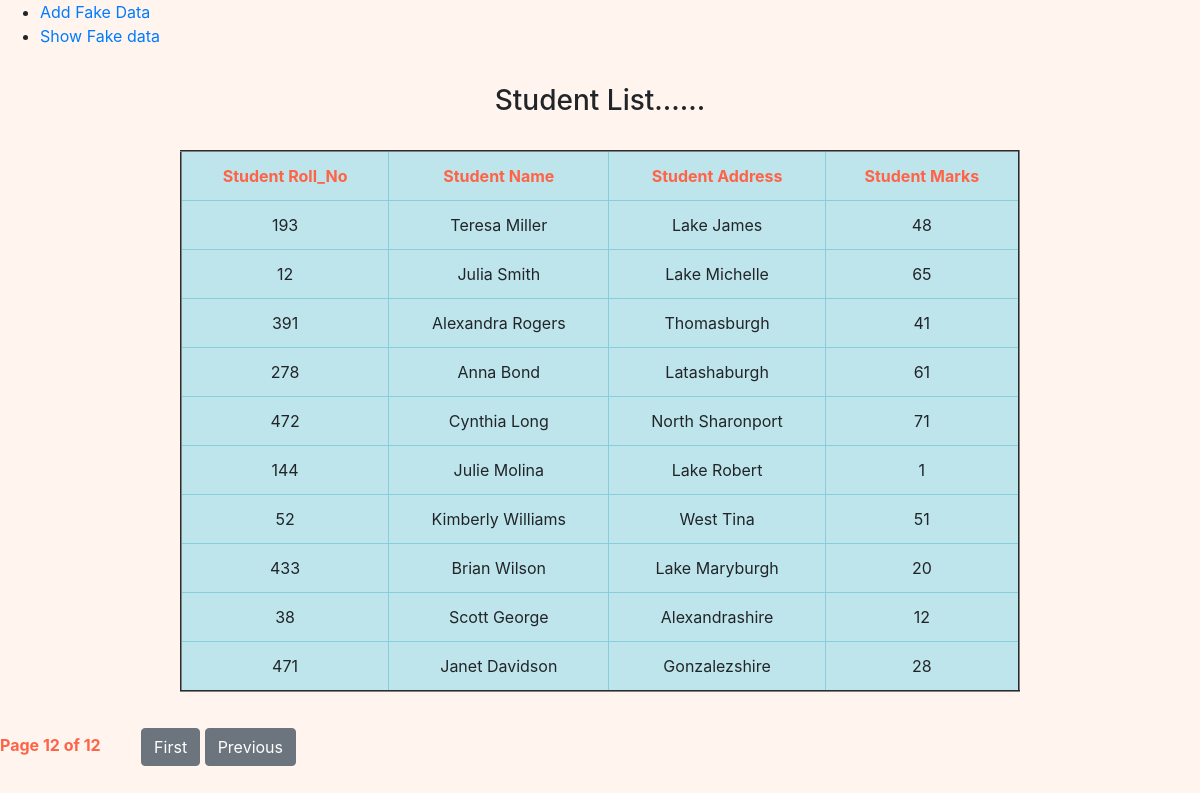
Screenshot of /pagination/?page=12 with the database file from the repository.
### firstapp/models.py (models this page shows)
class Student(models.Model):
    rollno=models.IntegerField()
    name=models.CharField(max_length=100)
    address=models.CharField(max_length=100)
    marks=models.IntegerField()

### firstapp/views.py (the view)
# urls.py: path('pagination/',Paginationshowview,name='pagination')
def Paginationshowview(request):
    stu=Student.objects.all()
    paginator=Paginator(stu,10)
    page_no=request.GET.get('page',1)
    obj=paginator.get_page(page_no)
    template_name='firstapp/pagination.html'
    context={'obj':obj}
    return render(request,template_name,context)

### templates/firstapp/pagination.html (shortened to what this page needs)
{% extends 'firstapp/base.html' %}
{% block content %}
<div style="width: 70%; margin: 3% 15%;">
    <h3 style="text-align: center;">Student List......</h3><br>
    <table border="2px" class="table table-info">
        <tr style="text-align: center;color:tomato;">
            <th>Student Roll_No</th>
            <th>Student Name</th>
            <th>Student Address</th>
            <th>Student Marks</th>
        </tr>
        {% for i in obj %}
            <tr style="text-align: center;">
                <td>{{i.rollno}}</td>
                <td>{{i.name}}</td>
                <td>{{i.address}}</td>
                <td>{{i.marks}}</td>
            </tr>
        {% endfor %}
    </table>
</div>
<div class="pagination">
    <div class="step-links">
        <span class="current" style="color:tomato;">
            <b>Page {{obj.number}} of {{obj.paginator.num_pages}}</b>
        </span>&nbsp;&nbsp;&nbsp;&nbsp;&nbsp;&nbsp;&nbsp;
            <span>
            {% if obj.has_previous %}
                <a href="{% url 'pagination' %}?page=1"><button class="btn btn-secondary">First</button></a>
                <a href="{% url 'pagination' %}?page={{obj.previous_page_number}}"><button class="btn btn-secondary">Previous</button></a>
            {% endif %}
            </span>
    </div>
</div><br><br><br>
{% endblock %}

### rows the page displays
Student: rollno "193", name "Teresa Miller", address "Lake James", marks "48"
Student: rollno "12", name "Julia Smith", address "Lake Michelle", marks "65"
Student: rollno "391", name "Alexandra Rogers", address "Thomasburgh", marks "41"
Student: rollno "278", name "Anna Bond", address "Latashaburgh", marks "61"
Student: rollno "472", name "Cynthia Long", address "North Sharonport", marks "71"
Student: rollno "144", name "Julie Molina", address "Lake Robert", marks "1"
Student: rollno "52", name "Kimberly Williams", address "West Tina", marks "51"
Student: rollno "433", name "Brian Wilson", address "Lake Maryburgh", marks "20"
Student: rollno "38", name "Scott George", address "Alexandrashire", marks "12"
Student: rollno "471", name "Janet Davidson", address "Gonzalezshire", marks "28"

### other values shown
{{ obj.number }} "12"
{{ obj.paginator.num_pages }} "12"
